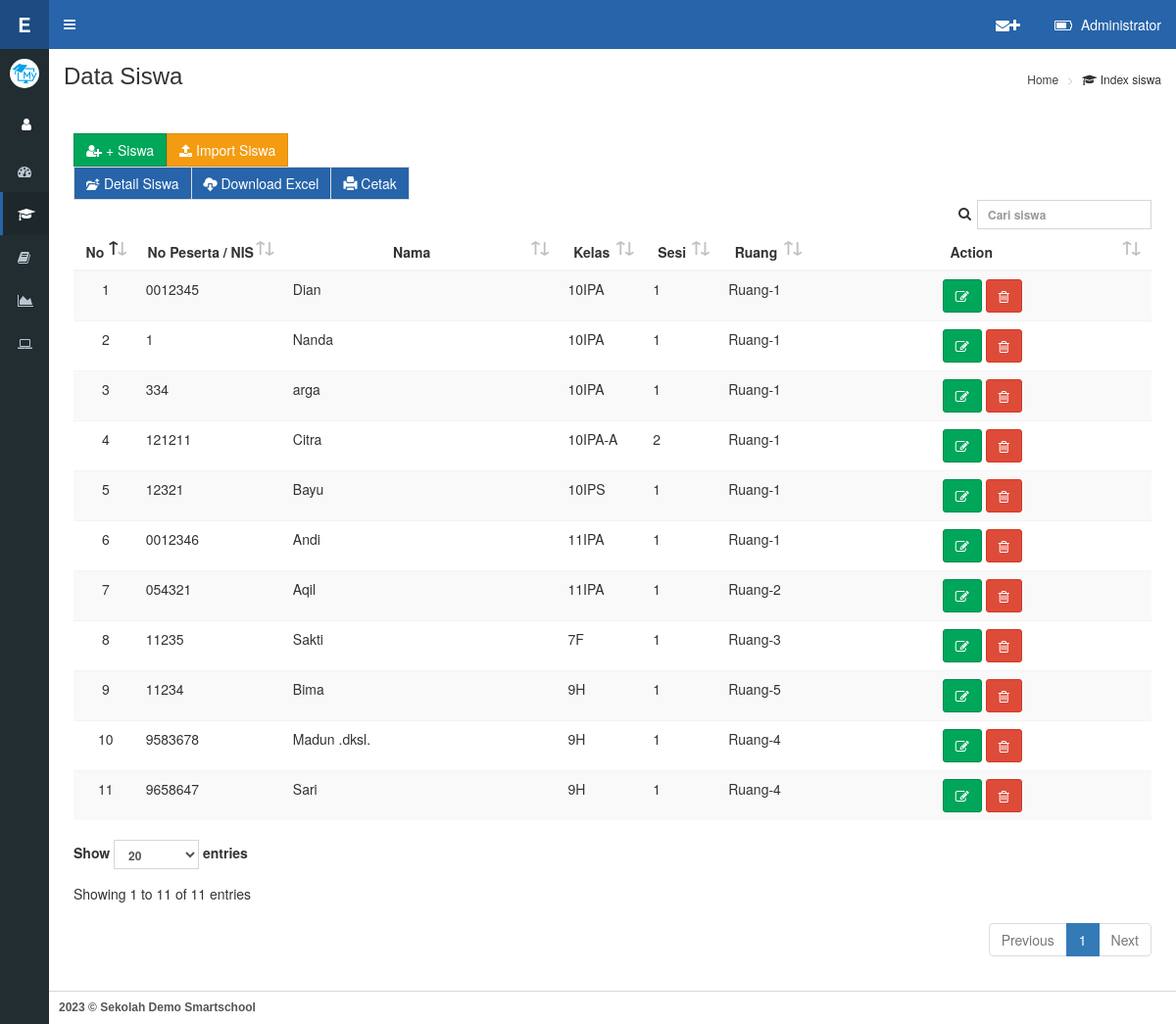
Screenshot of /on-admin/siswa.php (signed in) with the database file from the repository.
### tables this page shows
CREATE TABLE `users` (
  `id` int(10) NOT NULL,
  `nip` varchar(100) NOT NULL,
  `nama` varchar(100) NOT NULL,
  `jabatan` text NOT NULL,
  `pass` varchar(255) NOT NULL,
  `Id_User` int(11) NOT NULL DEFAULT 1,
  `Id_Usergroup_User` int(11) NOT NULL DEFAULT 1,
  `foto` varchar(100) DEFAULT NULL,
  `instagram` varchar(100) NOT NULL,
  `youtube` varchar(100) NOT NULL,
  `phone` varchar(20) NOT NULL,
  `admin_su` varchar(2) NOT NULL DEFAULT '0'
);

CREATE TABLE `profil` (
  `id` int(11) NOT NULL,
  `n_sekolah` varchar(100) NOT NULL,
  `sub_n_sekolah` varchar(100) NOT NULL,
  `kode_sekolah` varchar(30) NOT NULL,
  `logo` varchar(30) NOT NULL,
  `logo_ujian` varchar(30) NOT NULL,
  `jenis_ujian` text NOT NULL,
  `kota` varchar(30) NOT NULL,
  `tanggal` text NOT NULL,
  `th_ajaran` varchar(15) NOT NULL,
  `logo_kota` varchar(30) NOT NULL,
  `web` varchar(50) NOT NULL,
  `bg_login` varchar(30) NOT NULL,
  `kepsek` varchar(100) NOT NULL,
  `nip` varchar(20) NOT NULL
);

CREATE TABLE `siswa` (
  `id` int(10) NOT NULL,
  `nis` varchar(100) NOT NULL,
  `nama` varchar(100) NOT NULL,
  `jurusan` text NOT NULL,
  `kelas` text NOT NULL,
  `rombel` text NOT NULL,
  `pass` varchar(255) NOT NULL,
  `Id_User` int(11) NOT NULL DEFAULT 1,
  `Id_Usergroup_User` int(11) NOT NULL DEFAULT 1,
  `foto` varchar(100) DEFAULT NULL,
  `sesi` int(11) NOT NULL,
  `ruang` varchar(30) NOT NULL,
  `statuslogin` varchar(20) NOT NULL DEFAULT '0',
  `online` varchar(20) DEFAULT NULL
);

### on-admin/conn/cek.php (called while the page is built, shortened)
<?php
if (!isset($_SESSION['admin']) || empty($_SESSION['admin'])) {
header('location:../admin/index.php');
} else {
$username=$_SESSION['admin'];
}
?>

### on-admin/conn/fungsi.php (called while the page is built, shortened)
<?php
$query = mysqli_query ($konek, "SELECT * FROM users WHERE nip='$username'");
$ar = mysqli_fetch_array ($query);
$nama=$ar['nama'];
?>

### on-admin/page/dt_siswa.php (the view, shortened to what this page needs)
<thead>
	<tr>
		<th width="4%">No</th>
		<th width="15%">No Peserta / NIS</th>
		<th width="25%">Nama</th>
		<th width="4%">Kelas</th>
		<th width="6%">Sesi</th>
		<th width="10%">Ruang</th>
		<th width="30%">Action</th>
	</tr>
</thead>
<tbody>
	<?php
		$querydosen = mysqli_query ($konek, "SELECT * FROM siswa ORDER by kelas ASC");
		$i=1;
		while ($ar = mysqli_fetch_array ($querydosen)){
			echo "
				<tr>
					<td align=center>$i</td>
					<td>$ar[nis]</td>
					<td>$ar[nama]</td>
					<td>$ar[kelas]</td>
					<td>$ar[pass]</td>
					<td>$ar[sesi]</td>
					<td>$ar[ruang]</td>
					<td align=center>
					<a class='open_modal' style='font-decoration:none;color:#222;' id='$ar[id]'><button type='button' class='btn btn-success'><i class='fa fa-pencil-square-o'></i></button></a>
					<a style='font-decoration:none;color:#222;' onClick='confirm_delete(\"page/siswa_delete.php?id=$ar[id]\")'><button type='button' class='btn btn-danger'><i class='fa fa-trash-o'></i></button></a>
					</td>
				</tr>";
		$i++;
		}
	?>
</tbody>

### on-admin/navbar/content_header.php (shortened to what this page needs)
<header class="main-header">
<div class="logo">
<span class="logo-sm">
<b style="color:white;">E CBT <?php echo date ('Y') ?></b></span>
</div>
  <nav class="navbar navbar-static-top" role="navigation">
    <a href="#" class="sidebar-toggle" data-toggle="push-menu" role="button">
    </a>
    <div class="navbar-custom-menu">
      <ul class="nav navbar-nav">
        <li class="dropdown user user-menu">
          <a href="#" class="dropdown-toggle" data-toggle="dropdown">
            <i class="fa fa-battery-three-quarters"></i>
                <span class="hidden-xs" style="text-transform:capitalize;"><?php echo $nama;?></span>
          </a>
        </li>
      </ul>
    </div>
    <div class="navbar-custom-menu">
      <ul class="nav navbar-nav">
        <li class="dropdown user user-menu">
          <a href="pesan.php">
            <i class="fa fa-envelope"><i class="fa fa-plus"></i></i>
          </a>
        </li>
      </ul>
    </div>
  </nav>
</header>

### on-admin/navbar/userpanel.php (shortened to what this page needs)
<?php
$qq = mysqli_query ($konek, "SELECT * FROM profil where id='1'");
						while ($xx = mysqli_fetch_array ($qq)){
                        ?>
		<div class="user-panel">
            <div class="pull-left image">
              <img src="../aset/foto/<?php echo $xx['logo'];?>" class="img-circle" alt="User Image">
            </div>
		  </div>
		  <div class="user-panel">
            <div class="pull-left image">
			<a href="profil.php" data-toggle="tooltip" data-placement="right" title="Profil"><button id="cog" class="btn btn-default btn-md"><i class="fa fa-user"></i></button></a>
            <a href="theme.php" data-placement="right" data-toggle="tooltip" title="setting"><button id="cog" class="btn btn-default"><i class="fa fa-cog"></i></button></a>
            </div>
        </div>
<?php }?>

### on-admin/siswa.php (style rules this page uses)
#cog { border-radius:0; background-color:#222d32; color:white; border:0; }

### rows the page displays
users: nama "Administrator"
profil: logo (picture)
siswa: nis "0012345", nama "Dian", kelas "10IPA", sesi "1", ruang "Ruang-1"
siswa: nis "1", nama "Nanda", kelas "10IPA", sesi "1", ruang "Ruang-1"
siswa: nis "334", nama "arga", kelas "10IPA", sesi "1", ruang "Ruang-1"
siswa: nis "121211", nama "Citra", kelas "10IPA-A", sesi "2", ruang "Ruang-1"
siswa: nis "12321", nama "Bayu", kelas "10IPS", sesi "1", ruang "Ruang-1"
siswa: nis "0012346", nama "Andi", kelas "11IPA", sesi "1", ruang "Ruang-1"
siswa: nis "054321", nama "Aqil", kelas "11IPA", sesi "1", ruang "Ruang-2"
siswa: nis "11235", nama "Sakti", kelas "7F", sesi "1", ruang "Ruang-3"
siswa: nis "11234", nama "Bima", kelas "9H", sesi "1", ruang "Ruang-5"
siswa: nis "9583678", nama "Madun .dksl.", kelas "9H", sesi "1", ruang "Ruang-4"
siswa: nis "9658647", nama "Sari", kelas "9H", sesi "1", ruang "Ruang-4"
